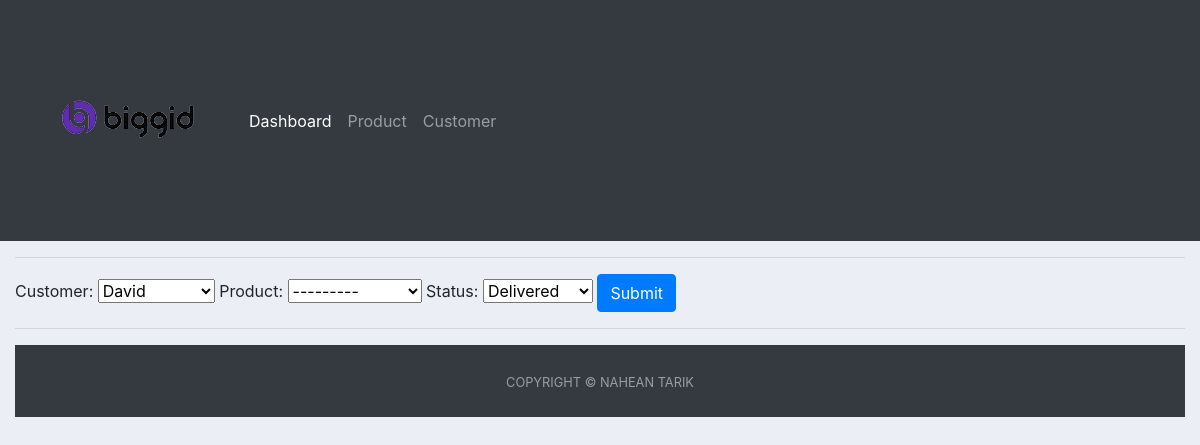
Before: /update_order/14/ with the older database file.
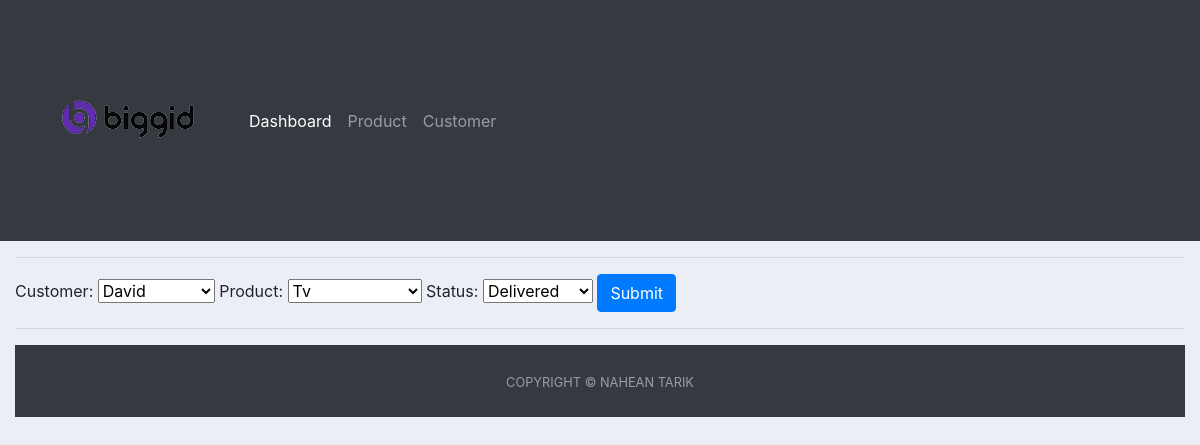
After: the same page with the newer database file.
### accounts/models.py (models this page shows, shortened)
class Order(models.Model):
    STATUS = (
        ('Pending', 'Pending'),
        ('On Process', 'On Process'),
        ('Delivered', 'Delivered'),
    )
    customer = models.ForeignKey(
        Customer, null=True, on_delete=models.SET_NULL)
    product = models.ForeignKey(Product, null=True, on_delete=models.SET_NULL)
    date_created = models.DateTimeField(auto_now_add=True, null=True)
    status = models.CharField(max_length=200, null=True, choices=STATUS)

### accounts/views.py (the view)
# urls.py: path('update_order/<str:pk>/', views.update_order, name='update_order'),
def update_order(request, pk):
    order = Order.objects.get(id=pk)
    form = OrderForm(instance=order)
    if request.method == 'POST':
        form = OrderForm(request.POST, instance=order)
        if form.is_valid():
            form.save()
            return redirect('/')
    context = {'form': form}
    return render(request, 'accounts/order_form.html', context)

### accounts/form.py
class OrderForm(ModelForm):
    class Meta:
        model = Order
        fields = '__all__'

### accounts/models.py (called while the page is built)
    def __str__(self):
        return self.name

    def __str__(self):
        return self.name

### accounts/templates/accounts/order_form.html
{% extends 'accounts/main.html' %} {% block content %}
<form action="" method="POST">
  {% csrf_token %} {{form}}
  <button type="submit" class="btn btn-primary">Submit</button>
</form>
{% endblock %}

Changed rows visible on the page:
changed Order "David": product "---------" → "Tv"
